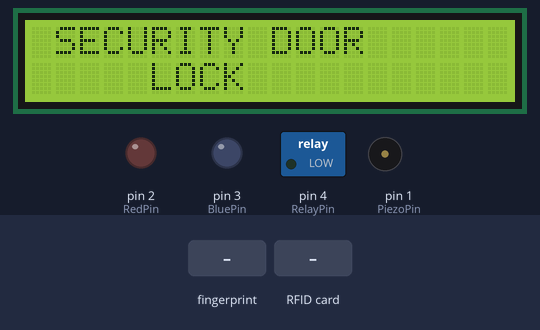
Bench run of a sketch on a simulated Arduino Uno, built with avr-gcc and run on an emulated ATmega328P. Parts: 20×2 character LCD, switched loads named in the sketch (green lamp = pin HIGH), output pins drawn as LEDs (lit = HIGH), buzzer (waves = sounding, pin HIGH). Inputs (shaded band) come from the test bench. The modem accepts every AT command (registered, SIM ready, sends succeed) and sends nothing else; pins used as bus, display or sensor lines are not drawn.

Above: at 1.7 s.
At 4.6 s:
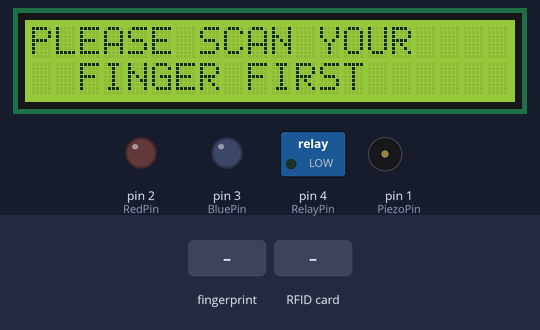
4.7 s: finger stored as number 1 placed on the sensor
At 6.1 s:
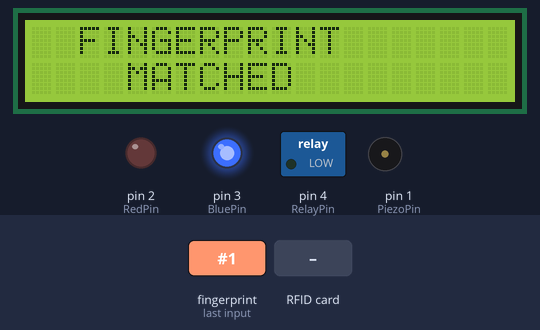
6.5 s: RFID card 5E 7A 19 C4 held to the reader
At 8.9 s:
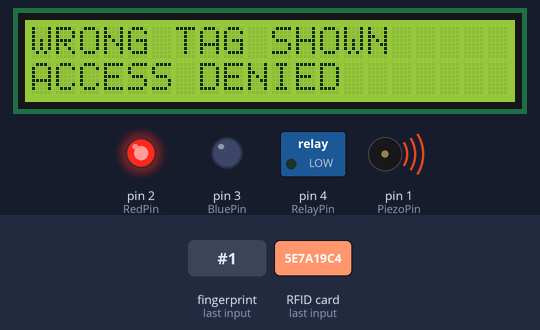
Timing chart, 0 to 15.5 s (numbered marks = the images above; inputs shaded):
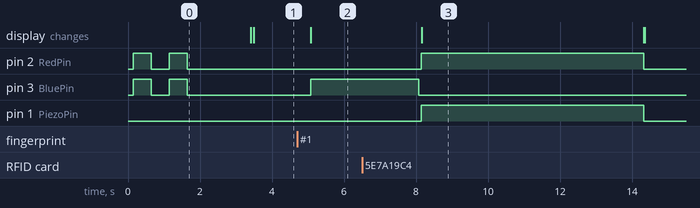

The sketch:

RFID_FINGERPRINT_AND_KEYPAD_BASED_DOOR_LOCK_AUTHENTICATION.ino
```cpp
//All required libraries
#include <Adafruit_Fingerprint.h>
#include <MFRC522.h>
#include <LiquidCrystal_I2C.h>
#include <Keypad.h>
#include <SPI.h>
#include <SoftwareSerial.h>

SoftwareSerial mySerial(7, 8);
SoftwareSerial sim800(5, 6);  // SoftwareSerial SIM800(Rx, Tx)
LiquidCrystal_I2C lcd(0x27, 20, 2);
MFRC522 mfrc522(10, 9); // MFRC522 mfrc522(SS_PIN, RST_PIN)

Adafruit_Fingerprint finger = Adafruit_Fingerprint(&mySerial);

//Initialize Pins for LED's, relay and piezo buzzer
String number = "";   //Change your number with your country code
const int PiezoPin = 1;
const int RedPin= 2;
const int BluePin= 3;
const int RelayPin = 4;

char password[6];
boolean RFIDMode = true;
boolean FINGERPRINTMode = true; // boolean to change modes

char initial_password[6] = {'5', '4', '3', '4', '2', '1'};  // Variable to store initial password
// String to store CardUID of tag.
String cardUID ="";   //Change it with your Card's UID

char key_pressed = 0; //Variable to store incoming keys
uint8_t i = 0;

//Defining how many rows and columns your keypad have
const byte rows = 4;
const byte columns = 3;

//Keypad pin map
char keymap[rows][columns] = {
  {'1', '2', '3'},
  {'4', '5', '6'},
  {'7', '8', '9'},
  {'*', '0', '#'}
  };

//Initializing pins for keypad
byte row_pins[rows] = {A1, A5, A4, A3};
byte column_pins[columns] = {A2, A0, 0};

//Create instance for keypad
Keypad keypad = Keypad(makeKeymap(keymap), row_pins, column_pins, rows, columns);

void setup() {
  pinMode(RedPin, OUTPUT);
  pinMode(BluePin, OUTPUT);
  pinMode(PiezoPin, OUTPUT);
  pinMode(RelayPin, OUTPUT);

  SPI.begin();
  mfrc522.PCD_Init();
  lcd.init();
  lcd.backlight();
  lcd.clear();
  lcd.setCursor(0, 0);
  lcd.print(" SECURITY DOOR ");
  lcd.setCursor(0, 1);
  lcd.print("     LOCK    ");

   //Turn on the LED
  digitalWrite(RedPin, HIGH);
  digitalWrite(BluePin, HIGH);
  delay(500);
   //Turn off the LED
  digitalWrite(BluePin, LOW);
  digitalWrite(RedPin, LOW);
  delay(500);

  //Turn on the LED
  digitalWrite(RedPin, HIGH);
  digitalWrite(BluePin, HIGH);
  delay(500);
  //Turn off the LED
  digitalWrite(BluePin, LOW);
  digitalWrite(RedPin, LOW);
  delay(500);

   //Arduino communicates with SIM800 at a baud rate of 9600
  sim800.begin(9600);
   //AT command to set SIM800 to SMS mode
  sim800.print("AT+CMGF=1\r");
  delay(100);
   //Set module to send SMS data to serial out upon receipt
  sim800.print("AT+CNMI=1,2,0,0,0\r");
  delay(100);

  finger.begin(57600);
 if (finger.verifyPassword()) {
   lcd.setCursor(0, 0);
   lcd.print("  FINGERPRINT ");
   lcd.setCursor(0, 1);
   lcd.print("SENSOR CONNECTED");
 }
 else  {
   lcd.setCursor(0, 0);
   lcd.print("UNABLE TO FOUND");
   lcd.setCursor(0, 1);
   lcd.print("SENSOR");
   delay(3000);
   lcd.clear();
   lcd.setCursor(0, 0);
   lcd.print("CHECK CONNECTIONS");
   while (1) {
     delay(1);
   }
 }
 lcd.clear();
}

void loop() {

  if(FINGERPRINTMode == true) {
    uint8_t p = finger.getImage();
    if (p != FINGERPRINT_OK)  {
      lcd.setCursor(0, 0);
      lcd.print("PLEASE SCAN YOUR");
      lcd.setCursor(0, 1);
      lcd.print("  FINGER FIRST  ");
      return -1;
    }
    p = finger.image2Tz();
    if (p != FINGERPRINT_OK)  {
        lcd.clear();
        lcd.setCursor(0, 0);
        lcd.print("  MESSY IMAGE");
        lcd.setCursor(0, 1);
        lcd.print("  TRY AGAIN");
        digitalWrite(PiezoPin, HIGH);
        digitalWrite(RedPin, HIGH);
        SENDSMS("SECURITY DOOR LOCK\nSOMEONE TRIED WITH A WRONG FINGERPRINT\n");
        delay(3000);
        digitalWrite(RedPin, LOW);
        digitalWrite(PiezoPin, LOW);
        lcd.clear();
        return -1;
    }

    p = finger.fingerFastSearch();
    if (p != FINGERPRINT_OK)  {
        lcd.clear();
        lcd.setCursor(0, 0);
        lcd.print("NOT VALID FINGER");
        digitalWrite(PiezoPin, HIGH);
        digitalWrite(RedPin, HIGH);
        SENDSMS("SECURITY DOOR LOCK\nSOMEONE TRIED WITH A WRONG FINGERPRINT\n");
        delay(3000);
        digitalWrite(RedPin, LOW);
        digitalWrite(PiezoPin, LOW);
        lcd.clear();
        return -1;
    }

    // found a match!
    lcd.clear();
    lcd.setCursor(0, 0);
    lcd.print("  FINGERPRINT   ");
    lcd.setCursor(0, 1);
    lcd.print("    MATCHED     ");
    digitalWrite(BluePin, HIGH);
    delay(3000);
    digitalWrite(BluePin, LOW);
    lcd.clear();
    FINGERPRINTMode = false ;
  }


   if (FINGERPRINTMode == false) {
    lcd.setCursor(0, 0);
    lcd.print(" PUT YOUR CARD ");
    lcd.setCursor(0, 1);
    lcd.print(" TO THE READER ");
    // Look for new cards
    if ( ! mfrc522.PICC_IsNewCardPresent()) {
      return;
    }
    // Select one of the cards
    if ( ! mfrc522.PICC_ReadCardSerial()) {
      return;
    }
    //Reading from the card
    String tag = "";
    for (byte j = 0; j < mfrc522.uid.size; j++)
    {
      tag.concat(String(mfrc522.uid.uidByte[j] < 0x10 ? " 0" : " "));
      tag.concat(String(mfrc522.uid.uidByte[j], HEX));
    }
    tag.toUpperCase();

    if (tag.substring(1) == cardUID)
    {
      // If UID of tag is matched.
      lcd.clear();
      lcd.print("  TAG MATCHED   ");
      digitalWrite(BluePin, HIGH);
      delay(3000);
      digitalWrite(BluePin, LOW);
      lcd.clear();
      lcd.print("ENTER PASSWORD:");
      lcd.setCursor(0, 1);
      while(FINGERPRINTMode == false) {
          key_pressed = keypad.getKey();
          if (key_pressed)
          {
            password[i++] = key_pressed;
            lcd.print("*");
          }
          if (i == 6) // If 6 keys are completed
          {
            delay(200);
            if (!(strncmp(password, initial_password, 6)))
            {
              lcd.clear();
              lcd.setCursor(0, 0);
              lcd.print(" DOOR UNLOCKED");
              lcd.setCursor(0, 1);
              lcd.print("    WELCOME");
              digitalWrite(RelayPin, HIGH);
              digitalWrite(BluePin, HIGH);
              SENDSMS("SECURITY DOOR LOCK\nDOOR OPENED\n");
              delay(5000);
              digitalWrite(BluePin, LOW);
              digitalWrite(RelayPin, LOW);
              lcd.clear();
              i = 0;
              FINGERPRINTMode = true;
            }
            else
            {
              lcd.clear();
              lcd.setCursor(0, 0);
              lcd.print("   INCORRECT   ");
              lcd.setCursor(0, 1);
              lcd.print("   PASSWORD   ");
              digitalWrite(PiezoPin, HIGH);
              digitalWrite(RedPin, HIGH);
              SENDSMS("SECURITY DOOR LOCK\nSOMEONE TRIED WITH A WRONG PASSWORD\n");
              delay(3000);
              digitalWrite(PiezoPin, LOW);
              digitalWrite(RedPin, LOW);
              lcd.clear();
              i = 0;
              FINGERPRINTMode = false;
            }
          }
       }
    }
    else
    {
      // If UID of tag is not matched.
      lcd.clear();
      lcd.setCursor(0, 0);
      lcd.print("WRONG TAG SHOWN");
      lcd.setCursor(0, 1);
      lcd.print("ACCESS DENIED");
      digitalWrite(PiezoPin, HIGH);
      digitalWrite(RedPin, HIGH);
      SENDSMS("SECURITY DOOR LOCK\nSOMEONE TRIED WITH A WRONG TAG\n");
      delay(3000);
      digitalWrite(RedPin, LOW);
      digitalWrite(PiezoPin, LOW);
      lcd.clear();
    }
  }
}

void SENDSMS(String message) {

  sim800.println("AT+CMGF=1");
  delay(1000);
  sim800.println("AT+CMGS=\"" + number + "\"\r");
  delay(500);
  sim800.println(message);
  delay(500);
  sim800.println((char)26);  // ASCII code of CTRL+Z
  delay(100);
  sim800.println();
  delay(1000);

}
```

Measured:
- after the input at 4.7 s, pin 3 (BluePin): LOW → HIGH after 0.38 s; the display: changes after 0.38 s (image 2)
- after the input at 6.5 s, pin 2 (RedPin), pin 1 (PiezoPin): LOW → HIGH after 1.6 s, → LOW 6.2 s later; the display: changes after 1.7 s (image 3)
